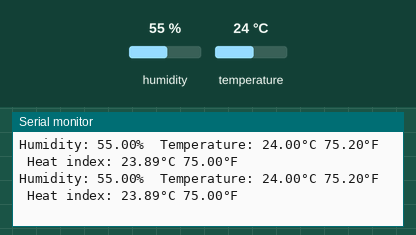
This sketch was run on a simulated Arduino Uno, built with avr-gcc and run on an emulated ATmega328P. Shown: the last lines printed to the serial monitor. The test bench sets the inputs (shaded band); at power-on: humidity 55 %, temperature 24 °C.

Above: at 3.8 s.
3.9 s: humidity set to 22 %
At 6.5 s:
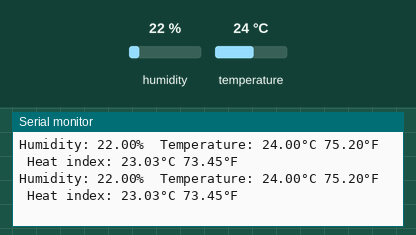
6.8 s: temperature set to 12 °C
At 7.5 s:
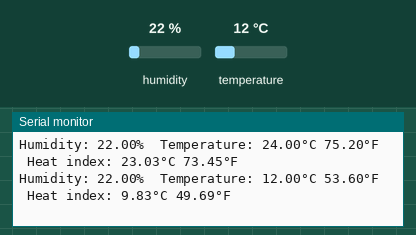
9.7 s: humidity set to 40 %
At 11.1 s:
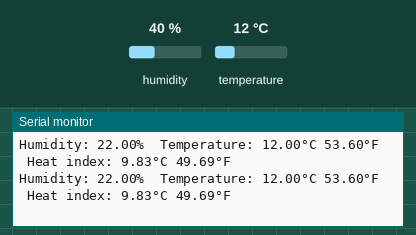
Timing chart, 0 to 12.7 s (numbered marks = the images above; inputs shaded):
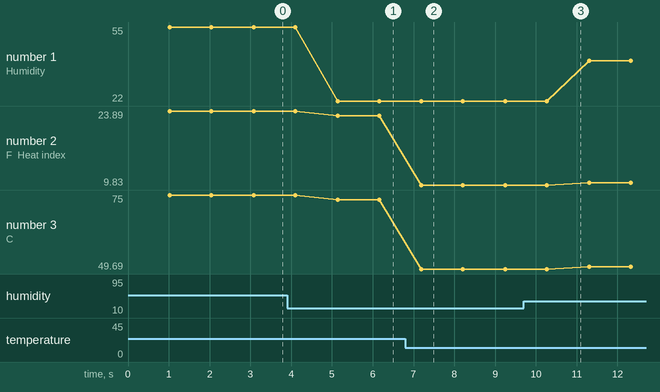

Measured:
- after the input at 3.9 s, the serial monitor: prints a new line after 1.2 s (image 1)
- after the input at 6.8 s, the serial monitor: prints a new line after 0.40 s (image 2)
- plotted number 1: 55 → 22 after the input at 3.9 s, 22 → 40 after the input at 9.7 s
- plotted number 2: 23.89 → 23.03 after the input at 3.9 s, 23.03 → 9.83 after the input at 6.8 s, 9.83 → 10.3 after the input at 9.7 s
- plotted number 3: 75 → 73.45 after the input at 3.9 s, 73.45 → 49.69 after the input at 6.8 s, 49.69 → 50.54 after the input at 9.7 s

The sketch:

ESP8266_DHT11.ino
```cpp
// By Alexandros Panagiotakopoulos - alexandrospanag.github.io
// January 05/01/2025


// connect the sensor :
// DHT11                       ESP8266
// left sensor pin <--         D4 (GPIO2)
// VDD/VIN                     DIGITAL 3V
// GND (right sensor pin) -->  DIGITAL GND

// - DHT Sensor Library: https://github.com/adafruit/DHT-sensor-library
// - Adafruit Unified Sensor Lib: https://github.com/adafruit/Adafruit_Sensor
// Please support the original library authors
#include "DHT.h"

#define DHTPIN 2     // connect to the D4

#define DHTTYPE DHT11   // DHT 11


DHT dht(DHTPIN, DHTTYPE);

void setup() {
  Serial.begin(9600);
  Serial.println(F("DHT11 test!"));

  dht.begin();
}

void loop() {
  // Wait a second between measurements.
  delay(1000);

  float h = dht.readHumidity();
  // Read temperature as Celsius (the default)
  float t = dht.readTemperature();
  // Read temperature as Fahrenheit (isFahrenheit = true)
  float f = dht.readTemperature(true);

  // Check if any reads failed and exit early (to try again).
  if (isnan(h) || isnan(t) || isnan(f)) {
    Serial.println(F("Failed to read from DHT sensor!"));
    return;
  }

  // Compute heat index in Fahrenheit (the default)
  float hif = dht.computeHeatIndex(f, h);
  // Compute heat index in Celsius (isFahreheit = false)
  float hic = dht.computeHeatIndex(t, h, false);

  Serial.print(F("Humidity: "));
  Serial.print(h);
  Serial.print(F("%  Temperature: "));
  Serial.print(t);
  Serial.print(F("°C "));
  Serial.print(f);
  Serial.print(F("°F  Heat index: "));
  Serial.print(hic);
  Serial.print(F("°C "));
  Serial.print(hif);
  Serial.println(F("°F"));
}
```
